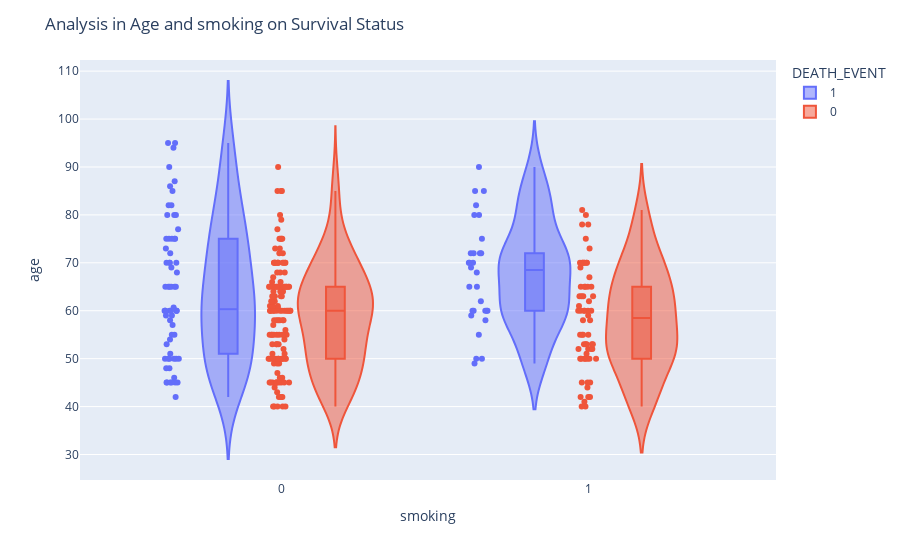

Notebook cell for this chart:
### Markdown cell above
#### plotting Age and somking with death event( will help us understand the vulnerablity of person (who used to smoke) to death )

### Code cell
fig=px.violin(df,x='smoking',y='age',color='DEATH_EVENT',points='all',box=True)
fig.update_layout(title_text='Analysis in Age and smoking on Survival Status')
fig.show()

### Figure 1 — Plotly figure (JSON) as saved in the notebook; plotly's stock layout.template omitted (floating-point values rounded to 4 significant figures; data arrays with more than 128 entries replaced by an {"elided": "..."} marker saying what was removed)
{"data": [{"alignmentgroup": "True", "box": {"visible": true}, "hovertemplate": "DEATH_EVENT=1<br>smoking=%{x}<br>age=%{y}<extra></extra>", "legendgroup": "1", "marker": {"color": "#636efa"}, "name": "1", "offsetgroup": "1", "orientation": "v", "points": "all", "scalegroup": "True", "showlegend": true, "type": "violin", "x": [0, 0, 1, 0, 0, 1, 0, 1, 0, 1, 1, 1, 0, 0, 0, 0, 0, 0, 0, 0, 1, 0, 1, 0, 1, 0, 1, 0, 0, 0, 0, 0, 0, 0, 0, 1, 1, 1, 0, 1, 0, 1, 0, 0, 0, 0, 0, 0, 1, 0, 1, 1, 0, 0, 0, 1, 0, 1, 0, 0, 1, 1, 1, 0, 0, 0, 1, 1, 0, 0, 0, 0, 0, 1, 0, 0, 0, 0, 0, 0, 1, 1, 0, 1, 0, 0, 0, 0, 0, 0, 0, 0, 0, 0, 0, 1], "x0": " ", "xaxis": "x", "y": [75, 55, 65, 50, 65, 90, 75, 60, 65, 80, 75, 62, 45, 50, 82, 87, 45, 70, 48, 65, 68, 75, 80, 95, 70, 58, 82, 94, 85, 50, 65, 69, 90, 82, 60, 70, 50, 70, 60, 50, 51, 60, 80, 57, 68, 53, 60, 70, 60, 95, 49, 72, 45, 50, 45, 60, 42, 72, 70, 65, 85, 69, 60, 60, 59, 60, 72, 85, 70, 86, 60, 46, 80, 72, 75, 72, 50, 45, 80, 59, 59, 65, 75, 58, 60.67, 50, 60, 45, 77, 48, 54, 73, 60, 55, 65, 55], "y0": " ", "yaxis": "y"}, {"alignmentgroup": "True", "box": {"visible": true}, "hovertemplate": "DEATH_EVENT=0<br>smoking=%{x}<br>age=%{y}<extra></extra>", "legendgroup": "0", "marker": {"color": "#EF553B"}, "name": "0", "offsetgroup": "0", "orientation": "v", "points": "all", "scalegroup": "True", "showlegend": true, "type": "violin", "x": {"elided": "203 int values"}, "x0": " ", "xaxis": "x", "y": {"elided": "203 float values"}, "y0": " ", "yaxis": "y"}], "layout": {"legend": {"title": {"text": "DEATH_EVENT"}, "tracegroupgap": 0}, "margin": {"t": 60}, "title": {"text": "Analysis in Age and smoking on Survival Status"}, "violinmode": "group", "xaxis": {"anchor": "y", "domain": [0, 1], "title": {"text": "smoking"}}, "yaxis": {"anchor": "x", "domain": [0, 1], "title": {"text": "age"}}}}
